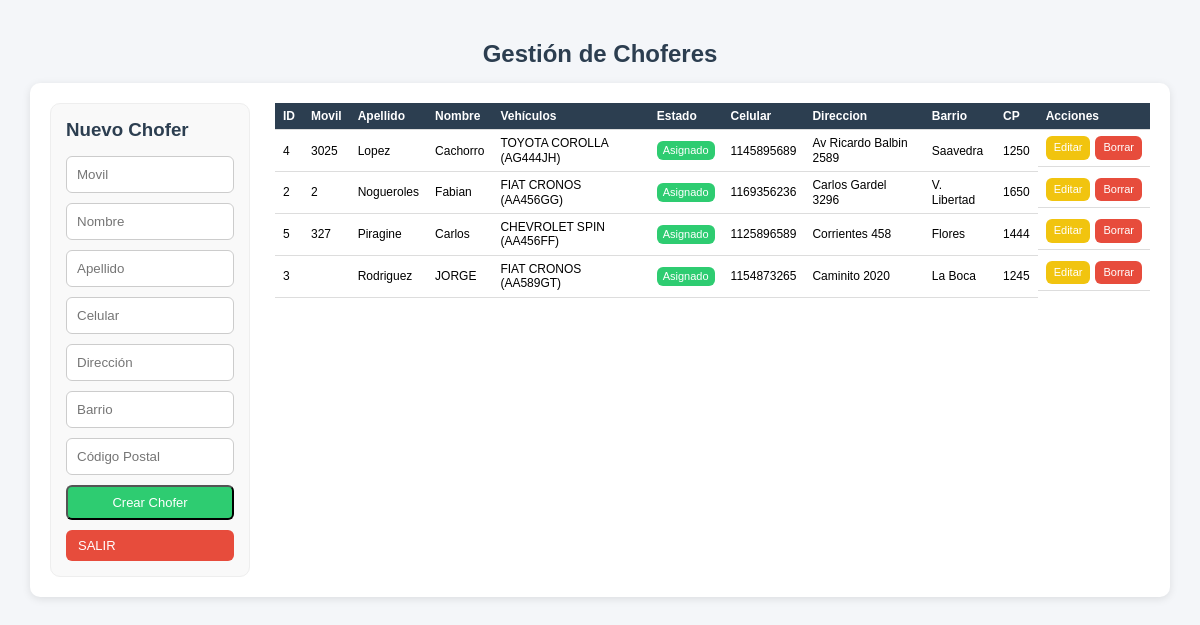
/php/00_administracion/choferes/listado_choferes.php (signed in), run on the app's committed database.
### tables this page shows
CREATE TABLE `choferes` (
  `id` int(11) NOT NULL,
  `nombre` varchar(100) NOT NULL,
  `apellido` varchar(100) NOT NULL,
  `cel` int(10) NOT NULL,
  `dir` varchar(30) NOT NULL,
  `barrio` varchar(20) NOT NULL,
  `cp` int(4) NOT NULL,
  `movil` int(11) DEFAULT NULL,
  `user_id` int(11) NOT NULL
);

CREATE TABLE `vehiculos` (
  `id` int(11) NOT NULL,
  `categoria` varchar(15) NOT NULL,
  `marca` varchar(50) NOT NULL,
  `modelo` varchar(50) NOT NULL,
  `patente` varchar(20) DEFAULT NULL,
  `estado` varchar(20) NOT NULL,
  `color` varchar(20) NOT NULL,
  `id_chofer` int(4) DEFAULT NULL
);

### funciones/funciones.php (called while the page is built, shortened)
<?php
function conexion()
{
    $host = 'localhost';
    $db   = 'app_viajes';
    $user = 'root';
    $pass = 'belgrado';
    try {
        $dsn = "mysql:host=$host;dbname=$db;charset=utf8mb4";
        $conn = new PDO($dsn, $user, $pass, [
            PDO::ATTR_ERRMODE => PDO::ERRMODE_EXCEPTION,
            PDO::ATTR_DEFAULT_FETCH_MODE => PDO::FETCH_ASSOC,
            PDO::MYSQL_ATTR_INIT_COMMAND => "SET NAMES utf8mb4"
        ]);
        return $conn;
    } catch (PDOException $e) {
        echo "Error de conexión: " . $e->getMessage();
    }
}
?>
<?php
function obtenerChoferes()
{
    $pdo = conexion();
    $sql = "SELECT c.*,
                   v.patente,
                   v.marca,
                   v.modelo
            FROM choferes c
            LEFT JOIN vehiculos v ON c.id = v.id_chofer
            ORDER BY c.apellido ASC, c.nombre ASC";
    return $pdo->query($sql)->fetchAll(PDO::FETCH_ASSOC);
}

### php/00_administracion/choferes/listado_choferes.php (the view, shortened to what this page needs)
<?php
include_once "../../../funciones/funciones.php";
$chofer_a_editar = null;
$choferes = obtenerChoferes();
?>
<!DOCTYPE html>
<html lang="es">
<head>
    <link rel="stylesheet" href="../../../css/estilos.css">
</head>
<body>
    <div class="container">
        <h2 class="text-center">Gestión de Choferes</h2>
        <div class="card operadores-layout">
            <div class="col-form">
                <h3><?php echo $chofer_a_editar ? "Editar Chofer" : "Nuevo Chofer"; ?></h3>
                <form method="POST">
                    <input type="text" name="movil" placeholder="Movil"
                        value="<?php echo $chofer_a_editar['movil'] ?? ''; ?>" required>
                    <input type="text" name="nombre" placeholder="Nombre"
                        value="<?php echo $chofer_a_editar['nombre'] ?? ''; ?>" required>
                    <input type="text" name="apellido" placeholder="Apellido"
                        value="<?php echo $chofer_a_editar['apellido'] ?? ''; ?>" required>
                    <input type="text" name="cel" placeholder="Celular"
                        value="<?php echo $chofer_a_editar['cel'] ?? ''; ?>" required>
                    <input type="text" name="dir" placeholder="Dirección"
                        value="<?php echo $chofer_a_editar['dir'] ?? ''; ?>" required>
                    <input type="text" name="barrio" placeholder="Barrio"
                        value="<?php echo $chofer_a_editar['barrio'] ?? ''; ?>" required>
                    <input type="text" name="cp" placeholder="Código Postal"
                        value="<?php echo $chofer_a_editar['cp'] ?? ''; ?>" required>
                    <button type="submit" name="guardar" class="btn btn-success">
                        <?php echo $chofer_a_editar ? "Actualizar" : "Crear Chofer"; ?>
                    </button>
                    <a href="../../inicio_0.php" class="btn btn-danger">SALIR</a>
                </form>
            </div>
            <div class="col-tabla">
                <table class="table">
                    <thead>
                        <tr>
                            <th>ID</th>
                            <th>Movil</th>
                            <th>Apellido</th>
                            <th>Nombre</th>
                            <th>Vehículos</th>
                            <th>Estado</th>
                            <th>Celular</th>
                            <th>Direccion</th>
                            <th>Barrio</th>
                            <th>CP</th>
                            <th>Acciones</th>
                        </tr>
                    </thead>
                    <tbody>
                        <?php if (count($choferes) > 0): ?>
                            <?php foreach ($choferes as $c): ?>
                                <tr>
                                    <td><?php echo $c['id']; ?></td>
                                    <td><?php echo htmlspecialchars($c['movil']); ?></td>
                                    <td><?php echo htmlspecialchars($c['apellido']); ?></td>
                                    <td><?php echo htmlspecialchars($c['nombre']); ?></td>
                                    <td>
                                        <?php if (!empty($c['patente'])): ?>
                                            <?php echo htmlspecialchars($c['marca'] . ' ' . $c['modelo'] . ' (' . $c['patente'] . ')'); ?>
                                        <?php else: ?>
                                            Sin vehículo
                                        <?php endif; ?>
                                    </td>
                                    <td>
                                        <?php if (!empty($c['patente'])): ?>
                                            <span class="badge badge-success">Asignado</span>
                                        <?php else: ?>
                                            <span class="badge badge-danger">Libre</span>
                                        <?php endif; ?>
                                    </td>
                                    <td><?php echo htmlspecialchars($c['cel']); ?></td>
                                    <td><?php echo htmlspecialchars($c['dir']); ?></td>
                                    <td><?php echo htmlspecialchars($c['barrio']); ?></td>
                                    <td><?php echo htmlspecialchars($c['cp']); ?></td>
                                    <td>
                                        <a href="?editar=<?php echo $c['id']; ?>" class="btn btn-warning">Editar</a>
                                        <a href="?borrar=<?php echo $c['id']; ?>"
                                            class="btn btn-danger"
                                            onclick="return confirm('¿Eliminar chofer?')">
                                            Borrar
                                        </a>
                                    </td>
                                </tr>
                            <?php endforeach; ?>
                        <?php else: ?>
                            <tr>
                                <td colspan="5">No hay choferes.</td>
                            </tr>
                        <?php endif; ?>
                    </tbody>
                </table>
            </div>
        </div>
    </div>
</body>
</html>

### css/estilos.css (style rules this page uses)
:root { --primary: #3498db; --success: #2ecc71; --warning: #f1c40f; --danger: #e74c3c; --dark: #2c3e50; --gray: #7f8c8d; --bg: #f4f6f9; }
* { margin: 0; padding: 0; box-sizing: border-box; }
body { font-family: Arial, sans-serif; background: var(--bg); }
.container { width: 95%; max-width: 1200px; margin: 30px auto; }
h2, h3 { margin-bottom: 15px; color: var(--dark); }
.text-center { text-align: center; }
.card { background: #fff; padding: 20px; border-radius: 10px; box-shadow: 0 2px 8px rgba(0,0,0,0.1); }
.btn { display: inline-block; padding: 8px 12px; border-radius: 6px; text-decoration: none; color: #fff; font-size: 13px; }
.btn-success { background: var(--success); }
.btn-warning { background: var(--warning); }
.btn-danger { background: var(--danger); }
form { display: flex; flex-direction: column; gap: 10px; }
input, select { padding: 10px; border-radius: 6px; border: 1px solid #ccc; }
.table { width: 100%; border-collapse: collapse; }
.table thead { background: var(--dark); color: white; }
.table th, .table td { padding: 10px; border-bottom: 1px solid #ddd; }
.badge { padding: 5px 8px; border-radius: 6px; color: #fff; font-size: 12px; }
.badge-success { background: var(--success); }
.operadores-layout { display: grid; grid-template-columns: 200px 1fr !important; gap: 25px; align-items: start; }
.col-form { background: #fafafa; padding: 15px; border-radius: 8px; border: 1px solid #eee; position: sticky; top: 20px; }
.col-tabla { overflow-x: auto; }
.container { max-width: 1200px; margin: 40px auto; }
.operadores-layout { display: grid; grid-template-columns: 320px 1fr; gap: 25px; align-items: start; }
.col-form { background: #f9f9f9; padding: 15px; border-radius: 10px; }
.col-tabla { width: 100%; }
.table th, .table td { padding: 10px; text-align: left; }
.table td:last-child { display: flex; gap: 5px; justify-content: center; align-items: center; }
.badge { display: inline-block; padding: 5px 8px; border-radius: 6px; font-size: 12px; }
.table { font-size: 12px; }
.table th, .table td { padding: 6px 8px; line-height: 1.2; }
.table .btn { font-size: 11px; padding: 5px 8px; }
.table .badge { font-size: 11px; padding: 3px 6px; }

### data on the page
choferes: id "4", movil "3025", apellido "Lopez", nombre "Cachorro", vehiculos.marca+modelo+patente "TOYOTA COROLLA (AG444JH)", cel "1145895689", dir "Av Ricardo Balbin 2589", barrio "Saavedra", cp "1250"
choferes: id "2", movil "2", apellido "Nogueroles", nombre "Fabian", movil.patente "FIAT CRONOS (AA456GG)", cel "1169356236", dir "Carlos Gardel 3296", barrio "V. Libertad", cp "1650"
choferes: id "5", movil "327", apellido "Piragine", nombre "Carlos", vehiculos.marca+modelo+patente "CHEVROLET SPIN (AA456FF)", cel "1125896589", dir "Corrientes 458", barrio "Flores", cp "1444"
choferes: id "3", apellido "Rodriguez", nombre "JORGE", vehiculos.marca+modelo+patente "FIAT CRONOS (AA589GT)", cel "1154873265", dir "Caminito 2020", barrio "La Boca", cp "1245"
